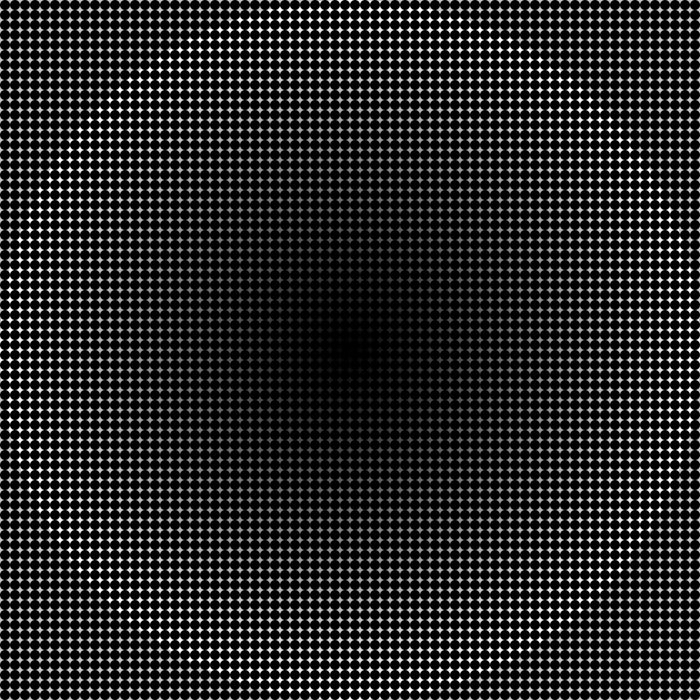
Frame 1 (no input)
Frame 60 (the mouse pressed at the canvas centre just before this capture): identical to frame 1, image omitted
Frame 120 (the mouse held since frame 60 and released just before this capture): identical to frame 1, image omitted

The Processing sketch that drew this single still picture (run headless with seeded random() and noise(); from frame 60 on, the mouse is pressed at the canvas centre):

// Processing sketch: processing_115118
// ── processing_115118.pde

int numCircles = 100;
float gradientColor = 0;

void setup() {
  size(700, 700);
  frameRate(30);
}

void draw() {
 background(200);
  // if(numCircles > 0) {
  //  noStroke();
  //  gradientColor = map(numCircles, 0, 100, 0, 255);
  //  fill(gradientColor);
  //  ellipse(width/2, height/2, numCircles*7, numCircles*7);
  //  numCircles-=4;
  // }
  


//  numCircles = 100;
//  while ( numCircles > 0 ) {
//    noStroke();
//    gradientColor = map(numCircles, 0, 100, 0, 255);
//    fill(gradientColor);
//    ellipse(width/2, height/2, numCircles*7, numCircles*7);
//    numCircles-=5;
//  }

  for(int i = 100; i > 0; i-- ) {
    noStroke();
    gradientColor = map(i, 0, 100, 0, 255);
    fill(gradientColor);
    ellipse(width/2, height/2, i*7, i*7);
  }
  noStroke();
  fill(0);
  for(int i = 0; i < 70; i++ ) {
    for(int j = 0; j < 70; j++ ) {
      ellipse(i*10+5, j*10+5, 10, 10);
    }
  }

}
